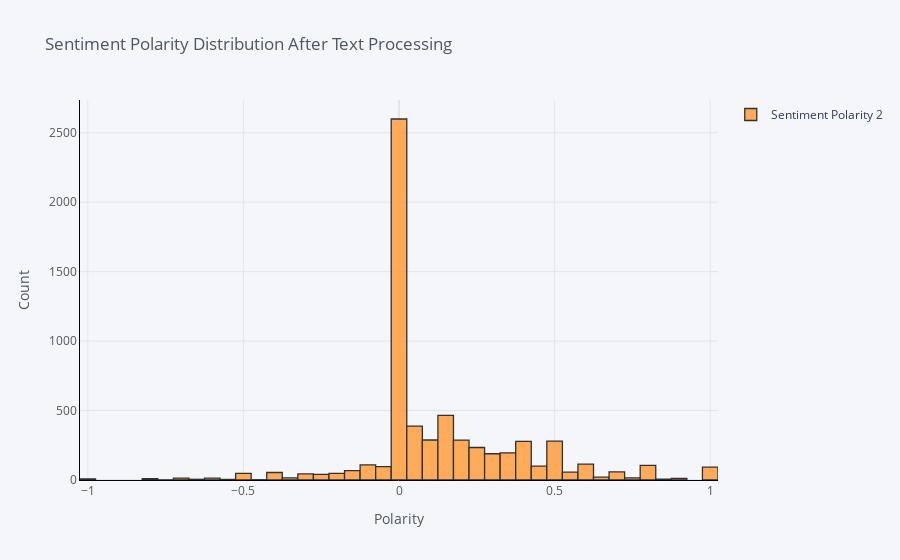

Notebook cell for this chart:
### Code cell
train['Sentiment Polarity 2'].iplot(
    kind='hist',
    bins=50,
    xTitle='Polarity',
    linecolor='black',
    legend=dict(),
    yTitle='Count',
    title='Sentiment Polarity Distribution After Text Processing')

### Figure 1 — Plotly figure (JSON) as saved in the notebook; plotly's stock layout.template omitted (floating-point values rounded to 4 significant figures; data arrays with more than 128 entries replaced by an {"elided": "..."} marker saying what was removed)
{"data": [{"histfunc": "count", "histnorm": "", "marker": {"color": "rgba(255, 153, 51, 1.0)", "line": {"color": "#000000", "width": 1.3}}, "name": "Sentiment Polarity 2", "nbinsx": 50, "opacity": 0.8, "orientation": "v", "type": "histogram", "x": {"elided": "6364 float values"}}], "layout": {"barmode": "overlay", "paper_bgcolor": "#F5F6F9", "plot_bgcolor": "#F5F6F9", "showlegend": true, "title": {"font": {"color": "#4D5663"}, "text": "Sentiment Polarity Distribution After Text Processing"}, "xaxis": {"gridcolor": "#E1E5ED", "linecolor": "black", "showgrid": true, "tickfont": {"color": "#4D5663"}, "title": {"font": {"color": "#4D5663"}, "text": "Polarity"}, "zerolinecolor": "#E1E5ED"}, "yaxis": {"gridcolor": "#E1E5ED", "linecolor": "black", "showgrid": true, "tickfont": {"color": "#4D5663"}, "title": {"font": {"color": "#4D5663"}, "text": "Count"}, "zerolinecolor": "#E1E5ED"}}}
